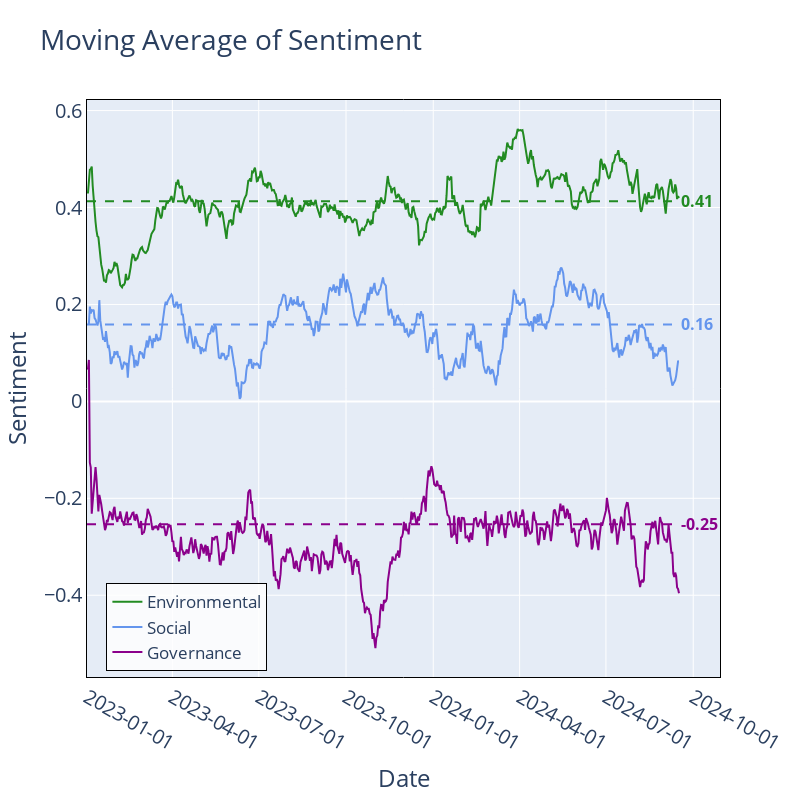

Write notebook code for a chart like this one.
### Markdown cell above
### Fig. 3 - right: Moving Average of the Daily Sentiment

### Code cell
### Sentiment over Time per Aspect
# Create a figure
fig = go.Figure()

for aspect_filter in aspect_filters:
    if aspect_filter:

        # Add rolling mean line
        fig.add_trace(go.Scatter(
            x=daily_data_asp[aspect_filter].index,  # X-axis will be the index (dates or similar)
            y=daily_data_asp[aspect_filter]['sentiment_int'].rolling(30, min_periods=2).mean(),
            mode='lines',
            name=aspect_filter.title(),
            line=dict(color=aspect_colors[aspect_filter])
        ))

        # Compute mean relevance score
        avg_score = data_all_asp[aspect_filter]['sentiment_int'].mean()

        # Add horizontal dashed line for the average relevance score
        fig.add_trace(go.Scatter(
            x=[start_date, end_date],  # Start and end date for the horizontal line
            y=[avg_score] * 2,  # From start to end point - constant value
            mode='lines',
            line=dict(color=aspect_colors[aspect_filter], dash='dash'),
            showlegend=False
        ))

        # Add annotation to write y-value at the end of the horizontal line
        fig.add_annotation(
            x=end_date,  # Position at the right end of the line
            y=avg_score,  # At the level of the horizontal line
            text=f'<b>{avg_score:.2f}</b>',  # Display value rounded to 2 decimals
            showarrow=False,
            xanchor='left',  # Text anchored to the left of the point
            yanchor='middle',
            font=dict(color=aspect_colors[aspect_filter], size=16)  # Color matches the line
        )

# Update layout with legend
fig.update_layout(
    title='Moving Average of Sentiment',
    width=800,
    height=800,
    xaxis_tickformat='%Y-%m-%d',
    xaxis_title='Date',
    yaxis_title='Sentiment',
    font=dict(size=textfont_size),
    xaxis=dict(showline=True, linewidth=1, linecolor='black', mirror=True),  # Black line on x-axis
    yaxis=dict(showline=True, linewidth=1, linecolor='black', mirror=True),  # Black line on y-axis
    legend=dict(
        x=0.285,
        y=0.01,
        xanchor='right',
        yanchor='bottom',
        bgcolor='rgba(255, 255, 255, 0.8)',  # Set a background color for better visibility
        bordercolor='black',  # Set border color
        borderwidth=1,  # Set border width
        font = dict(size = textfont_size-3),
    ),
)


# Show the plot
fig.show()

### Figure 1 — Plotly figure (JSON) as saved in the notebook; plotly's stock layout.template omitted (floating-point values rounded to 4 significant figures; data arrays with more than 128 entries replaced by an {"elided": "..."} marker saying what was removed)
{"data": [{"line": {"color": "forestgreen"}, "mode": "lines", "name": "Environmental", "type": "scatter", "x": {"elided": "625 str values"}, "y": {"elided": "625 float values"}}, {"line": {"color": "forestgreen", "dash": "dash"}, "mode": "lines", "showlegend": false, "type": "scatter", "x": ["2023-01-01", "2024-09-16"], "y": [0.4131, 0.4131]}, {"line": {"color": "cornflowerblue"}, "mode": "lines", "name": "Social", "type": "scatter", "x": {"elided": "625 str values"}, "y": {"elided": "625 float values"}}, {"line": {"color": "cornflowerblue", "dash": "dash"}, "mode": "lines", "showlegend": false, "type": "scatter", "x": ["2023-01-01", "2024-09-16"], "y": [0.1589, 0.1589]}, {"line": {"color": "darkmagenta"}, "mode": "lines", "name": "Governance", "type": "scatter", "x": {"elided": "625 str values"}, "y": {"elided": "625 float values"}}, {"line": {"color": "darkmagenta", "dash": "dash"}, "mode": "lines", "showlegend": false, "type": "scatter", "x": ["2023-01-01", "2024-09-16"], "y": [-0.2533, -0.2533]}], "layout": {"annotations": [{"font": {"color": "forestgreen", "size": 16}, "showarrow": false, "text": "<b>0.41</b>", "x": "2024-09-16", "xanchor": "left", "y": 0.4131, "yanchor": "middle"}, {"font": {"color": "cornflowerblue", "size": 16}, "showarrow": false, "text": "<b>0.16</b>", "x": "2024-09-16", "xanchor": "left", "y": 0.1589, "yanchor": "middle"}, {"font": {"color": "darkmagenta", "size": 16}, "showarrow": false, "text": "<b>-0.25</b>", "x": "2024-09-16", "xanchor": "left", "y": -0.2533, "yanchor": "middle"}], "font": {"size": 20}, "height": 800, "legend": {"bgcolor": "rgba(255, 255, 255, 0.8)", "bordercolor": "black", "borderwidth": 1, "font": {"size": 17}, "x": 0.285, "xanchor": "right", "y": 0.01, "yanchor": "bottom"}, "title": {"text": "Moving Average of Sentiment"}, "width": 800, "xaxis": {"linecolor": "black", "linewidth": 1, "mirror": true, "showline": true, "tickformat": "%Y-%m-%d", "title": {"text": "Date"}}, "yaxis": {"linecolor": "black", "linewidth": 1, "mirror": true, "showline": true, "title": {"text": "Sentiment"}}}}
